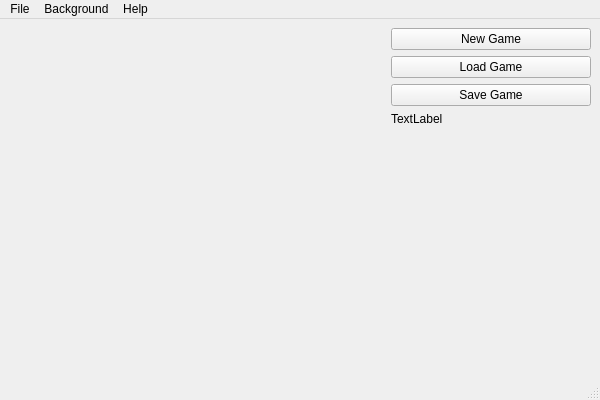
<?xml version="1.0" encoding="UTF-8"?>
<ui version="4.0">
 <class>MainWindow</class>
 <widget class="QMainWindow" name="MainWindow">
  <property name="geometry">
   <rect>
    <x>0</x>
    <y>0</y>
    <width>600</width>
    <height>400</height>
   </rect>
  </property>
  <property name="windowTitle">
   <string>Mystic Square</string>
  </property>
  <widget class="QWidget" name="centralwidget">
   <layout class="QHBoxLayout" name="horizontalLayout">
    <item>
     <widget class="GameWidget" name="playArea" native="true"/>
    </item>
    <item>
     <layout class="QVBoxLayout" name="verticalLayout">
      <item>
       <widget class="QPushButton" name="newGameBtn">
        <property name="maximumSize">
         <size>
          <width>200</width>
          <height>16777215</height>
         </size>
        </property>
        <property name="text">
         <string>New Game</string>
        </property>
       </widget>
      </item>
      <item>
       <widget class="QPushButton" name="loadGameBtn">
        <property name="maximumSize">
         <size>
          <width>200</width>
          <height>16777215</height>
         </size>
        </property>
        <property name="text">
         <string>Load Game</string>
        </property>
       </widget>
      </item>
      <item>
       <widget class="QPushButton" name="saveGameBtn">
        <property name="maximumSize">
         <size>
          <width>200</width>
          <height>16777215</height>
         </size>
        </property>
        <property name="text">
         <string>Save Game</string>
        </property>
       </widget>
      </item>
      <item>
       <widget class="QLabel" name="moveCountLabel">
        <property name="maximumSize">
         <size>
          <width>200</width>
          <height>16777215</height>
         </size>
        </property>
        <property name="text">
         <string>TextLabel</string>
        </property>
       </widget>
      </item>
      <item>
       <spacer name="verticalSpacer">
        <property name="orientation">
         <enum>Qt::Vertical</enum>
        </property>
        <property name="sizeHint" stdset="0">
         <size>
          <width>20</width>
          <height>40</height>
         </size>
        </property>
       </spacer>
      </item>
     </layout>
    </item>
   </layout>
  </widget>
  <widget class="QMenuBar" name="menubar">
   <property name="geometry">
    <rect>
     <x>0</x>
     <y>0</y>
     <width>600</width>
     <height>30</height>
    </rect>
   </property>
   <widget class="QMenu" name="menuFile">
    <property name="title">
     <string>File</string>
    </property>
    <addaction name="actionNewGame"/>
    <addaction name="actionLoadGame"/>
    <addaction name="actionSaveGame"/>
    <addaction name="separator"/>
    <addaction name="actionQuit"/>
   </widget>
   <widget class="QMenu" name="menuBackground">
    <property name="title">
     <string>Background</string>
    </property>
    <addaction name="actionOriginalBackground"/>
    <addaction name="actionForestBackground"/>
    <addaction name="actionTreeBackground"/>
    <addaction name="actionNetworkBackground"/>
   </widget>
   <widget class="QMenu" name="menuAbout">
    <property name="title">
     <string>Help</string>
    </property>
    <property name="icon">
     <iconset theme="help-about-symbolic">
      <normaloff>.</normaloff>.</iconset>
    </property>
    <addaction name="actionAboutApp"/>
    <addaction name="actionAboutQt"/>
   </widget>
   <addaction name="menuFile"/>
   <addaction name="menuBackground"/>
   <addaction name="menuAbout"/>
  </widget>
  <widget class="QStatusBar" name="statusbar"/>
  <action name="actionNewGame">
   <property name="icon">
    <iconset theme="document-new-symbolic">
     <normaloff>.</normaloff>.</iconset>
   </property>
   <property name="text">
    <string>New Game</string>
   </property>
   <property name="toolTip">
    <string>Start a new game</string>
   </property>
   <property name="shortcut">
    <string>Ctrl+N</string>
   </property>
  </action>
  <action name="actionLoadGame">
   <property name="icon">
    <iconset theme="document-open-symbolic">
     <normaloff>.</normaloff>.</iconset>
   </property>
   <property name="text">
    <string>Load Game</string>
   </property>
   <property name="toolTip">
    <string>Load a game</string>
   </property>
   <property name="shortcut">
    <string>Ctrl+O</string>
   </property>
  </action>
  <action name="actionSaveGame">
   <property name="icon">
    <iconset theme="document-save-symbolic">
     <normaloff>.</normaloff>.</iconset>
   </property>
   <property name="text">
    <string>Save Game</string>
   </property>
   <property name="toolTip">
    <string>Save the current game</string>
   </property>
   <property name="shortcut">
    <string>Ctrl+S</string>
   </property>
  </action>
  <action name="actionQuit">
   <property name="icon">
    <iconset theme="application-exit-symbolic">
     <normaloff>.</normaloff>.</iconset>
   </property>
   <property name="text">
    <string>Quit</string>
   </property>
   <property name="toolTip">
    <string>Quit the application</string>
   </property>
   <property name="shortcut">
    <string>Ctrl+Q</string>
   </property>
  </action>
  <action name="actionOriginalBackground">
   <property name="icon">
    <iconset resource="resources.qrc">
     <normaloff>:/assets/original-icon.svg</normaloff>:/assets/original-icon.svg</iconset>
   </property>
   <property name="text">
    <string>Original</string>
   </property>
   <property name="toolTip">
    <string>Load the default background</string>
   </property>
  </action>
  <action name="actionForestBackground">
   <property name="icon">
    <iconset resource="resources.qrc">
     <normaloff>:/assets/forest-icon.svg</normaloff>:/assets/forest-icon.svg</iconset>
   </property>
   <property name="text">
    <string>Forest</string>
   </property>
   <property name="toolTip">
    <string>Load a picture of a forest as the background</string>
   </property>
  </action>
  <action name="actionTreeBackground">
   <property name="icon">
    <iconset resource="resources.qrc">
     <normaloff>:/assets/tree-icon.svg</normaloff>:/assets/tree-icon.svg</iconset>
   </property>
   <property name="text">
    <string>Tree</string>
   </property>
   <property name="toolTip">
    <string>Load a picture of a tree as a background</string>
   </property>
  </action>
  <action name="actionNetworkBackground">
   <property name="icon">
    <iconset resource="resources.qrc">
     <normaloff>:/assets/network-icon.svg</normaloff>:/assets/network-icon.svg</iconset>
   </property>
   <property name="text">
    <string>Network</string>
   </property>
   <property name="toolTip">
    <string>Load a picture of a network as a background</string>
   </property>
  </action>
  <action name="actionAboutApp">
   <property name="icon">
    <iconset theme="help-about-symbolic">
     <normaloff>.</normaloff>.</iconset>
   </property>
   <property name="text">
    <string>About Mystic Square</string>
   </property>
   <property name="toolTip">
    <string>Learn more about Mystic Square</string>
   </property>
  </action>
  <action name="actionAboutQt">
   <property name="icon">
    <iconset theme="qt">
     <normaloff>.</normaloff>.</iconset>
   </property>
   <property name="text">
    <string>About Qt</string>
   </property>
   <property name="toolTip">
    <string>Learn more about Qt</string>
   </property>
  </action>
 </widget>
 <customwidgets>
  <customwidget>
   <class>GameWidget</class>
   <extends>QWidget</extends>
   <header>gamewidget.hh</header>
   <container>1</container>
  </customwidget>
 </customwidgets>
 <resources>
  <include location="resources.qrc"/>
 </resources>
 <connections>
  <connection>
   <sender>newGameBtn</sender>
   <signal>clicked()</signal>
   <receiver>actionNewGame</receiver>
   <slot>trigger()</slot>
   <hints>
    <hint type="sourcelabel">
     <x>403</x>
     <y>53</y>
    </hint>
    <hint type="destinationlabel">
     <x>-1</x>
     <y>-1</y>
    </hint>
   </hints>
  </connection>
  <connection>
   <sender>loadGameBtn</sender>
   <signal>clicked()</signal>
   <receiver>actionLoadGame</receiver>
   <slot>trigger()</slot>
   <hints>
    <hint type="sourcelabel">
     <x>403</x>
     <y>93</y>
    </hint>
    <hint type="destinationlabel">
     <x>-1</x>
     <y>-1</y>
    </hint>
   </hints>
  </connection>
  <connection>
   <sender>saveGameBtn</sender>
   <signal>clicked()</signal>
   <receiver>actionSaveGame</receiver>
   <slot>trigger()</slot>
   <hints>
    <hint type="sourcelabel">
     <x>403</x>
     <y>133</y>
    </hint>
    <hint type="destinationlabel">
     <x>-1</x>
     <y>-1</y>
    </hint>
   </hints>
  </connection>
 </connections>
</ui>
